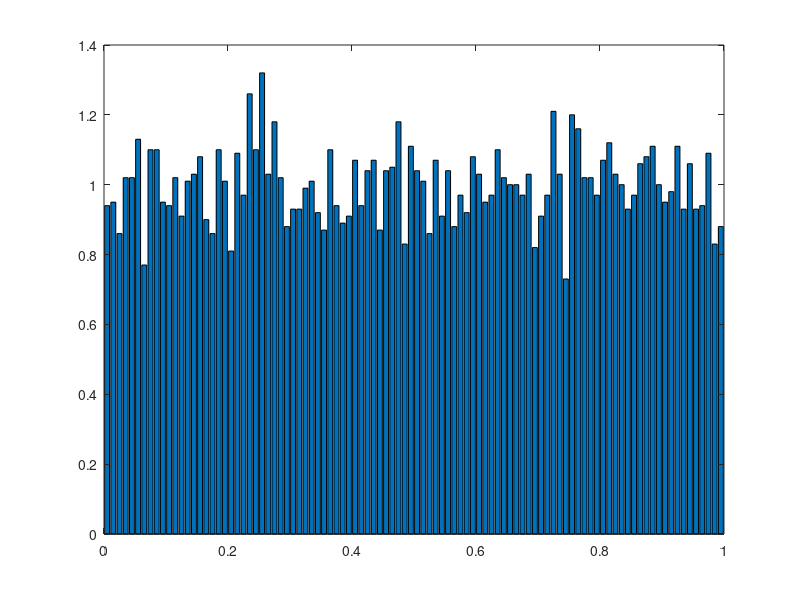

MATLAB code to generate this figure:
clear all; clc;
a=5^5;
m=(2^31)-1;
c=0;
n=1e4;
x(1,1)=32;
for i=1:n
    x(1,i+1)=mod((a*x(1,i)+c),m);
end
u=x/m;
[y1,x1]=hist(u,100);
dx=x1(2)-x1(1);
h=y1/n/dx;
bar(x1,h);